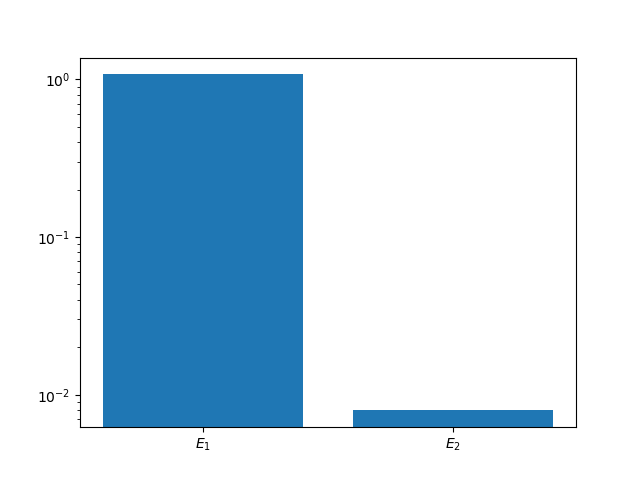

Generate this figure with Python:
import matplotlib.pyplot as plt

with open ('../../testing/DAKOTA_ABLATEtest/serial/CCR/2S_CH4_CM2/out_chem_sens-8784140.out', 'r') as myfile:
    outputfile = myfile.readlines()
    x1 = outputfile[6449].split(' x1')[0][-16:]
    x2 = outputfile[6450].split(' x2')[0][-16:]

sobol_indices = [float(x1), float(x2)]

plt.bar(['$E_{1}$', '$E_{2}$'], sobol_indices)
plt.yscale('log')
plt.savefig('2S_CH4_CM2_sens_vis.PNG')